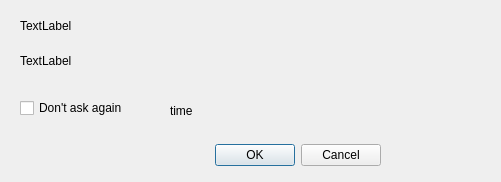
<?xml version="1.0" encoding="UTF-8"?>
<ui version="4.0">
 <class>ConfirmAcceptDlg</class>
 <widget class="QDialog" name="ConfirmAcceptDlg">
  <property name="geometry">
   <rect>
    <x>0</x>
    <y>0</y>
    <width>501</width>
    <height>182</height>
   </rect>
  </property>
  <property name="windowTitle">
   <string>Dialog</string>
  </property>
  <widget class="QDialogButtonBox" name="buttonBox">
   <property name="geometry">
    <rect>
     <x>210</x>
     <y>140</y>
     <width>171</width>
     <height>31</height>
    </rect>
   </property>
   <property name="orientation">
    <enum>Qt::Horizontal</enum>
   </property>
   <property name="standardButtons">
    <set>QDialogButtonBox::Cancel|QDialogButtonBox::Ok</set>
   </property>
  </widget>
  <widget class="QLabel" name="label">
   <property name="geometry">
    <rect>
     <x>20</x>
     <y>10</y>
     <width>231</width>
     <height>31</height>
    </rect>
   </property>
   <property name="text">
    <string>TextLabel</string>
   </property>
  </widget>
  <widget class="QLabel" name="label_2">
   <property name="geometry">
    <rect>
     <x>20</x>
     <y>40</y>
     <width>471</width>
     <height>41</height>
    </rect>
   </property>
   <property name="text">
    <string>TextLabel</string>
   </property>
  </widget>
  <widget class="QCheckBox" name="checkBox">
   <property name="geometry">
    <rect>
     <x>20</x>
     <y>100</y>
     <width>141</width>
     <height>16</height>
    </rect>
   </property>
   <property name="text">
    <string>Don't ask again</string>
   </property>
  </widget>
  <widget class="QLabel" name="label_3">
   <property name="geometry">
    <rect>
     <x>170</x>
     <y>100</y>
     <width>131</width>
     <height>21</height>
    </rect>
   </property>
   <property name="text">
    <string>time</string>
   </property>
  </widget>
 </widget>
 <resources/>
 <connections>
  <connection>
   <sender>buttonBox</sender>
   <signal>accepted()</signal>
   <receiver>ConfirmAcceptDlg</receiver>
   <slot>accept()</slot>
   <hints>
    <hint type="sourcelabel">
     <x>248</x>
     <y>254</y>
    </hint>
    <hint type="destinationlabel">
     <x>157</x>
     <y>274</y>
    </hint>
   </hints>
  </connection>
  <connection>
   <sender>buttonBox</sender>
   <signal>rejected()</signal>
   <receiver>ConfirmAcceptDlg</receiver>
   <slot>reject()</slot>
   <hints>
    <hint type="sourcelabel">
     <x>316</x>
     <y>260</y>
    </hint>
    <hint type="destinationlabel">
     <x>286</x>
     <y>274</y>
    </hint>
   </hints>
  </connection>
 </connections>
</ui>
